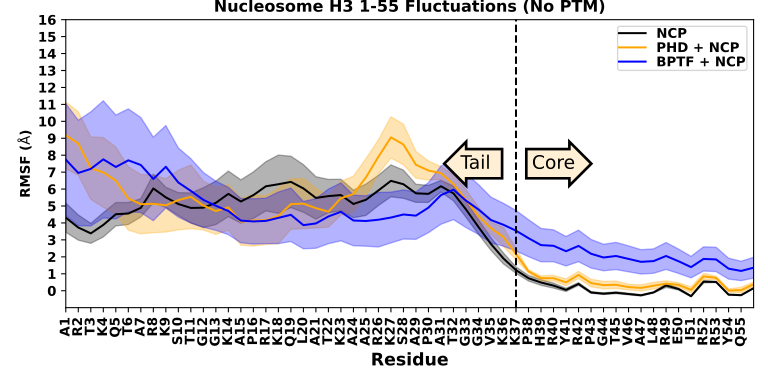

Generate this figure with Python:
#!/usr/bin/python 

import sys
import math 
import numpy as np
import matplotlib
import matplotlib.pyplot as plt 

y,yerr = np.loadtxt("Nucm_h3_2.dat", usecols=(1,2), unpack=True, comments=('#','@','&'))
f,y1,y1err = np.loadtxt("EnoB_h3_2.dat", usecols=(0,1,2), unpack=True, comments=('#','@','&'))
g,y2,y2err = np.loadtxt("NucE_h3_2.dat", usecols=(0,1,2), unpack=True, comments=('#','@','&'))
x = np.array([i for i in range(0,135)])


fig,ax=plt.subplots(figsize=(8,4))
plt.plot(x, y, color = 'black',label = "NCP")
plt.plot(x, y1, color = 'orange', label = "PHD + NCP")
plt.plot(x, y2, color = 'blue', label = "BPTF + NCP")
#plt.plot(y2, color = 'blue', label = "H3(Tail2)")

plt.fill_between(x, y-(yerr/2.2), y+(yerr/2.2),color= 'black', antialiased='True', alpha=0.3)
plt.fill_between(x, y1-(y1err/2.2), y1+(y1err/2.2),color ='orange', antialiased='True', alpha=0.3)
plt.fill_between(x, y2-(y2err/2.2), y2+(y2err/2.2),color ='blue', antialiased='True', alpha=0.3)
ax.set_ylim(0,17)
ax.set_xlim(0,55)
plt.xticks(np.arange(55),['A1','R2','T3','K4','Q5','T6','A7','R8','K9','S10','T11','G12','G13','K14','A15','P16','R17','K18','Q19','L20','A21','T22','K23','A24','A25','R26','K27','S28','A29','P30','A31','T32','G33','G34','V35','K36','K37','P38','H39','R40','Y41','R42','P43', 'G44', 'T45', 'V46', 'A47', 'L48', 'R49', 'E50', 'I51', 'R52', 'R53', 'Y54', 'Q55' ],rotation='vertical', fontweight='bold')
ax.set_xlabel("Residue",fontsize=13, fontweight='bold')
ax.set_yticklabels([i for i in range(0,18)], fontsize=10, fontweight='bold')
plt.yticks(np.arange(1, 18, 1.0) )
ax.set_ylabel(r"RMSF ($\mathrm{\AA}$)",fontsize=10, fontweight='bold')
plt.axvline(x=36.0, color='k', linestyle='--')
bbox_props = dict(boxstyle="larrow,pad=0.3", fc="papayawhip", ec="k", lw=2)
t = ax.text(33, 8.5, "Tail ", ha="center", va="center",size=14,bbox=bbox_props)
bbox_props = dict(boxstyle="rarrow,pad=0.3", fc="papayawhip", ec="k", lw=2)
t = ax.text(39, 8.5, "Core", ha="center", va="center",size=14,bbox=bbox_props)
ax.legend(loc='upper right',labelspacing=0.1,borderpad=0.1, prop={'weight':'bold'})
#plt.fill_between(x, y-error, y+error, facecolor='orange', alpha=0.3)
plt.tight_layout()
plt.title("Nucleosome H3 1-55 Fluctuations (No PTM)", fontweight='bold')
plt.savefig("h3_fluct.pdf", dpi=300)
plt.savefig("h3_fluct.svg")
#plt.show()
plt.close()

